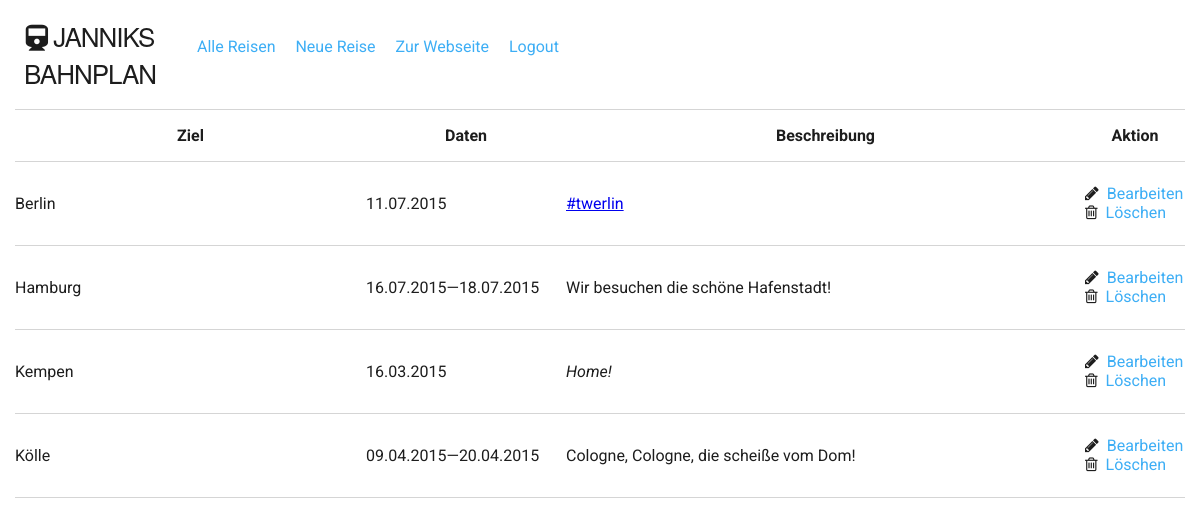
/admin/index.php (signed in), run on the app's committed database.
### tables this page shows
CREATE TABLE IF NOT EXISTS `trips` (
`id` int(11) NOT NULL,
  `Title` varchar(100) NOT NULL,
  `date_start` date NOT NULL,
  `date_end` date NOT NULL,
  `marker_address` varchar(100) NOT NULL,
  `marker_coords` varchar(100) NOT NULL,
  `Description` text NOT NULL
);

### inc/classes/Trip.class.php (called while the page is built, shortened)
<?php
class Trip {
	public function __construct() {
		$this->DateStart = new DateTime($this->date_start);
		$this->DateEnd = new DateTime($this->date_end);
		$this->oneDay = ($this->DateStart == $this->DateEnd);
	}
}

### inc/init.php (called while the page is built, shortened)
<?php
$Parsedown = new Parsedown();

### admin/index.php (the view)
<?php include "partials/header.php"; ?>
<table id="list-all">
	<tr>
		<th class="title">Ziel</th>
		<th class="dates">Daten</th>
		<th class="description">Beschreibung</th>
		<th class="action">Aktion</th>
	</tr>
	<?php
	$Query = $mysqli->query("SELECT * FROM trips");
	while ($Trip = $Query->fetch_object("Trip")):
		?>
		<tr>
			<td class="title"><?= $Trip->Title ?></td>
			<td class="dates">
				<?php
				echo $Trip->DateStart->format("d.m.Y");
				if (!$Trip->oneDay):
					echo "&mdash;" . $Trip->DateEnd->format("d.m.Y");
				endif;
				?>
			</td>
			<td class="description">
				<?= $Parsedown->text($Trip->Description) ?>
			</td>
			<td class="action">
				<a href="edit.php?trip_id=<?= $Trip->id ?>"><i class="fa fa-pencil"></i>Bearbeiten</a><br />
				<a href="delete.php?trip_id=<?= $Trip->id ?>"><i class="fa fa-trash-o"></i>Löschen</a>
			</td>
		</tr>
		<?php
	endwhile;
	?>
</table>
<?php include "partials/footer.php"; ?>

### inc/classes/Parsedown.class.php (shortened to what this page needs)
<?php
class Parsedown
{
    function text($text)
    {
        $text = str_replace(array("\r\n", "\r"), "\n", $text);
        $text = trim($text, "\n");
        $lines = explode("\n", $text);
        $markup = $this->lines($lines);
        $markup = trim($markup, "\n");
        return $markup;
    }
    protected $breaksEnabled;
    protected $BlockTypes = array(
        '#' => array('Header'),
        '*' => array('Rule', 'List'),
        '+' => array('List'),
        '-' => array('SetextHeader', 'Table', 'Rule', 'List'),
        '0' => array('List'),
        '1' => array('List'),
        '2' => array('List'),
        '3' => array('List'),
        '4' => array('List'),
        '5' => array('List'),
        '6' => array('List'),
        '7' => array('List'),
        '8' => array('List'),
        '9' => array('List'),
        ':' => array('Table'),
        '<' => array('Comment', 'Markup'),
        '=' => array('SetextHeader'),
        '>' => array('Quote'),
        '[' => array('Reference'),
        '_' => array('Rule'),
        '`' => array('FencedCode'),
        '|' => array('Table'),
        '~' => array('FencedCode'),
    );
    protected $unmarkedBlockTypes = array(
        'Code',
    );
    private function lines(array $lines)
    {
        $CurrentBlock = null;
        foreach ($lines as $line)
        {
            $indent = 0;
            $text = $indent > 0 ? substr($line, $indent) : $line;
            $Line = array('body' => $line, 'indent' => $indent, 'text' => $text);
            $marker = $text[0];
            $blockTypes = $this->unmarkedBlockTypes;
            if (isset($this->BlockTypes[$marker]))
            {
                foreach ($this->BlockTypes[$marker] as $blockType)
                {
                    $blockTypes []= $blockType;
                }
            }
            if (isset($CurrentBlock) and ! isset($CurrentBlock['type']) and ! isset($CurrentBlock['interrupted']))
            {
                $CurrentBlock['element']['text'] .= "\n".$text;
            }
            else
            {
                $Blocks []= $CurrentBlock;
                $CurrentBlock = $this->paragraph($Line);
                $CurrentBlock['identified'] = true;
            }
        }
        $Blocks []= $CurrentBlock;
        unset($Blocks[0]);
        $markup = '';
        foreach ($Blocks as $Block)
        {
            $markup .= "\n";
            $markup .= isset($Block['markup']) ? $Block['markup'] : $this->element($Block['element']);
        }
        $markup .= "\n";
        return $markup;
    }
    protected function blockList($Line)
    {
        list($name, $pattern) = $Line['text'][0] <= '-' ? array('ul', '[*+-]') : array('ol', '[0-9]+[.]');
    }
    protected function paragraph($Line)
    {
        $Block = array(
            'element' => array(
                'name' => 'p',
                'text' => $Line['text'],
                'handler' => 'line',
            ),
        );
        return $Block;
    }
    protected $InlineTypes = array(
        '"' => array('SpecialCharacter'),
        '!' => array('Image'),
        '&' => array('SpecialCharacter'),
        '*' => array('Emphasis'),
        ':' => array('Url'),
        '<' => array('UrlTag', 'EmailTag', 'Markup', 'SpecialCharacter'),
        '>' => array('SpecialCharacter'),
        '[' => array('Link'),
        '_' => array('Emphasis'),
        '`' => array('Code'),
        '~' => array('Strikethrough'),
        '\\' => array('EscapeSequence'),
    );
    protected $inlineMarkerList = '!"*_&[:<>`~\\';
    public function line($text)
    {
        $markup = '';
        $unexaminedText = $text;
        $markerPosition = 0;
        while ($excerpt = strpbrk($unexaminedText, $this->inlineMarkerList))
        {
            $marker = $excerpt[0];
            $markerPosition += strpos($unexaminedText, $marker);
            $Excerpt = array('text' => $excerpt, 'context' => $text);
            foreach ($this->InlineTypes[$marker] as $inlineType)
            {
                $Inline = $this->{'inline'.$inlineType}($Excerpt);
                if ( ! isset($Inline))
                {
                    continue;
                }
                if ( ! isset($Inline['position']))
                {
                    $Inline['position'] = $markerPosition;
                }
                $unmarkedText = substr($text, 0, $Inline['position']);
                $markup .= $this->unmarkedText($unmarkedText);
                $markup .= isset($Inline['markup']) ? $Inline['markup'] : $this->element($Inline['element']);
                $text = substr($text, $Inline['position'] + $Inline['extent']);
                $unexaminedText = $text;
                $markerPosition = 0;
                continue 2;
            }
            $unexaminedText = substr($excerpt, 1);
            $markerPosition ++;
        }
        $markup .= $this->unmarkedText($text);
        return $markup;
    }
    protected function inlineEmphasis($Excerpt)
    {
        $marker = $Excerpt['text'][0];
        if ($Excerpt['text'][1] === $marker and preg_match($this->StrongRegex[$marker], $Excerpt['text'], $matches))
        {
            $emphasis = 'strong';
        }
        elseif (preg_match($this->EmRegex[$marker], $Excerpt['text'], $matches))
        {
            $emphasis = 'em';
        }
        else
        {
            return;
        }
        return array(
            'extent' => strlen($matches[0]),
            'element' => array(
                'name' => $emphasis,
                'handler' => 'line',
                'text' => $matches[1],
            ),
        );
    }
    protected function inlineLink($Excerpt)
    {
        $Element = array(
            'name' => 'a',
            'handler' => 'line',
            'text' => null,
            'attributes' => array(
                'href' => null,
                'title' => null,
                'target' => '_blank'
            ),
        );
        $extent = 0;
        $remainder = $Excerpt['text'];
        if (preg_match('/\[((?:[^][]|(?R))*)\]/', $remainder, $matches))
        {
            $Element['text'] = $matches[1];
            $extent += strlen($matches[0]);
            $remainder = substr($remainder, $extent);
        }
        else
        {
            return;
        }
        if (preg_match('/^[(]((?:[^ ()]|[(][^ )]+[)])+)(?:[ ]+("[^"]*"|\'[^\']*\'))?[)]/', $remainder, $matches))
        {
            $Element['attributes']['href'] = $matches[1];
            $extent += strlen($matches[0]);
        }
        $Element['attributes']['href'] = str_replace(array('&', '<'), array('&amp;', '&lt;'), $Element['attributes']['href']);
        return array(
            'extent' => $extent,
            'element' => $Element,
        );
    }
    protected function unmarkedText($text)
    {
        if ($this->breaksEnabled)
        {
            $text = preg_replace('/[ ]*\n/', "<br />\n", $text);
        }
        else
        {
            $text = preg_replace('/(?:[ ][ ]+|[ ]*\\\\)\n/', "<br />\n", $text);
            $text = str_replace(" \n", "\n", $text);
        }
        return $text;
    }
    protected function element(array $Element)
    {
        $markup = '<'.$Element['name'];
        if (isset($Element['attributes']))
        {
            foreach ($Element['attributes'] as $name => $value)
            {
                if ($value === null)
                {
                    continue;
                }
                $markup .= ' '.$name.'="'.$value.'"';
            }
        }
        if (isset($Element['text']))
        {
            $markup .= '>';
            if (isset($Element['handler']))
            {
                $markup .= $this->{$Element['handler']}($Element['text']);
            }
            else
            {
                $markup .= $Element['text'];
            }
            $markup .= '</'.$Element['name'].'>';
        }
        else
        {
            $markup .= ' />';
        }
        return $markup;
    }
    protected $StrongRegex = array(
        '*' => '/^[*]{2}((?:\\\\\*|[^*]|[*][^*]*[*])+?)[*]{2}(?![*])/s',
        '_' => '/^__((?:\\\\_|[^_]|_[^_]*_)+?)__(?!_)/us',
    );
    protected $EmRegex = array(
        '*' => '/^[*]((?:\\\\\*|[^*]|[*][*][^*]+?[*][*])+?)[*](?![*])/s',
        '_' => '/^_((?:\\\\_|[^_]|__[^_]*__)+?)_(?!_)\b/us',
    );
}

### app/css/admin.css (style rules this page uses)
html { font-family: sans-serif; -ms-text-size-adjust: 100%; -webkit-text-size-adjust: 100%; }
body { margin: 0; }
a { background-color: transparent; }
table { border-collapse: collapse; border-spacing: 0; }
td, th { padding: 0; }
body { font-family: "Roboto", "Open Sans", "Helvetica Neue", "Arial", sans-serif; color: #1D1D1D; max-width: 1170px; width: 100%; margin: 0px auto; }
body table { width: 100%; }
body table tr { border-bottom: 1px solid #d5d5d5; }
body table tr th, body table tr td { padding: 1em 0; }
body table tr .title { width: 30%; }
body table tr .dates { width: 200px; }
body table tr .action { width: 100px; }
body table tr .action a { color: #3DAEF5; text-decoration: none; }
body table tr .action a i { color: #1D1D1D; padding-right: .5em; }

### data on the page
trips: Title "Berlin", date_start "11.07.2015", text "#twerlin"
trips: Title "Hamburg", date_start "16.07.2015", date_end "18.07.2015", text "Wir besuchen die schöne Hafenstadt!"
trips: Title "Kempen", date_start "16.03.2015", text "Home!"
trips: Title "Kölle", date_start "09.04.2015", date_end "20.04.2015", text "Cologne, Cologne, die scheiße vom Dom!"

### other printed values
p($page['title']) "JANNIKS BAHNPLAN"
